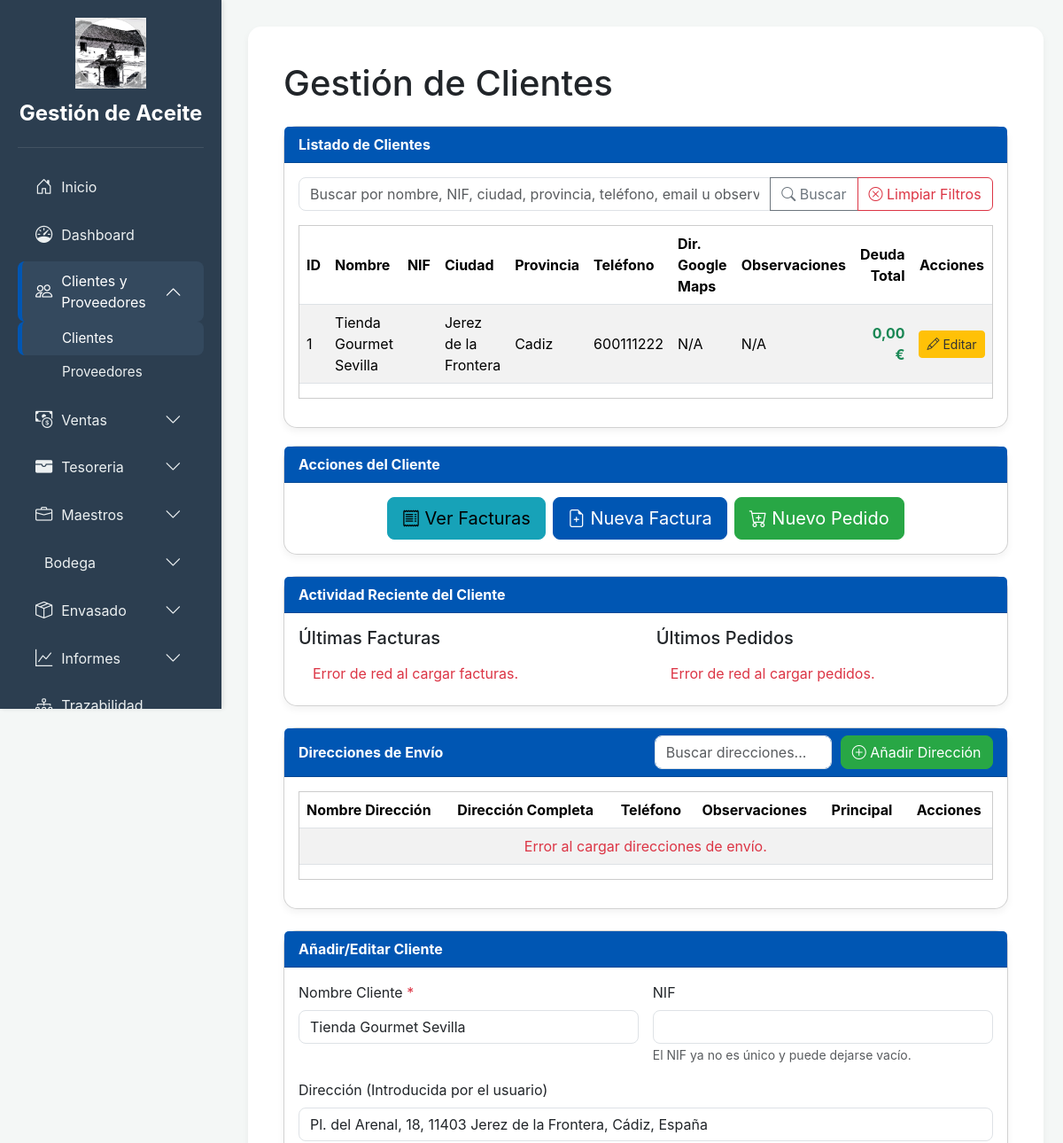
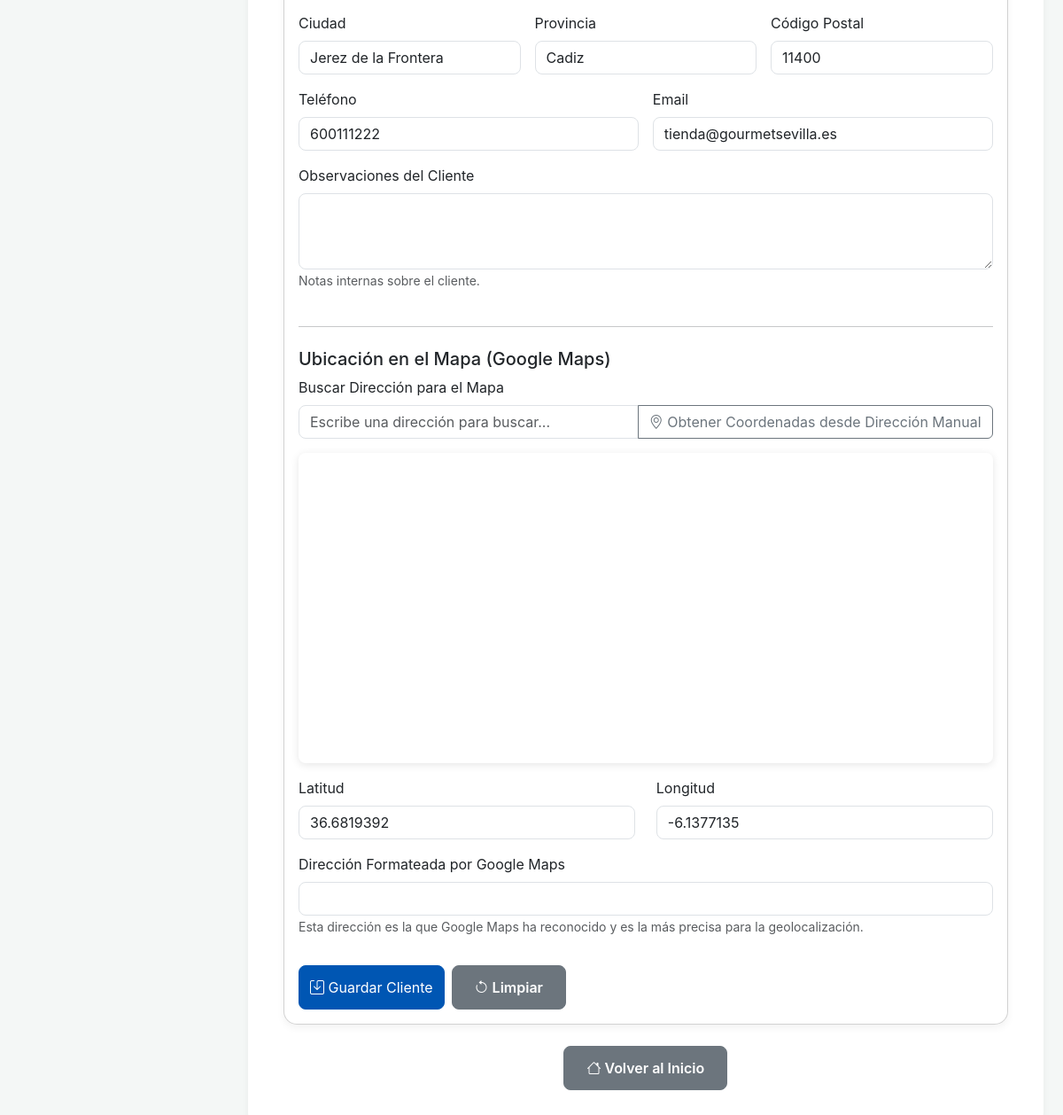
Page /app/clientes.php?id=1 (signed in) on the committed database (2 pictures, top to bottom).
### tables this page shows
CREATE TABLE `clientes` (
  `id_cliente` int(11) NOT NULL,
  `nombre_cliente` varchar(255) NOT NULL,
  `direccion` varchar(255) DEFAULT NULL,
  `ciudad` varchar(100) DEFAULT NULL,
  `provincia` varchar(100) DEFAULT NULL,
  `codigo_postal` varchar(10) DEFAULT NULL,
  `telefono` varchar(20) DEFAULT NULL,
  `email` varchar(100) DEFAULT NULL,
  `nif_cif` varchar(20) DEFAULT NULL,
  `nif` varchar(20) DEFAULT NULL,
  `latitud` decimal(10,8) DEFAULT NULL,
  `longitud` decimal(11,8) DEFAULT NULL,
  `direccion_google_maps` varchar(255) DEFAULT NULL,
  `observaciones` text DEFAULT NULL
);

### app/clientes.php (the view, shortened to what the rows shown need)
<?php
include 'auth_check.php';
$clientes = [];
$cliente_a_editar = null;
$id_cliente_param = null;
if (isset($_GET['id']) && is_numeric($_GET['id'])) {
    $id_cliente_param = $_GET['id'];
    try {
        $stmt_single_client = $pdo->prepare("SELECT * FROM clientes WHERE id_cliente = ?");
        $stmt_single_client->execute([$id_cliente_param]);
        $cliente_a_editar = $stmt_single_client->fetch(PDO::FETCH_ASSOC);
    } catch (PDOException $e) {
        $mensaje = "Error al cargar el cliente para edición: " . $e->getMessage();
        $tipo_mensaje = 'danger';
    }
}
$search_query = $_GET['search'] ?? '';
$sql = "
    SELECT
        c.*,
        COALESCE(SUM_FV.total_facturado_iva_incluido, 0) AS total_facturado_cliente,
        COALESCE(SUM_CF.total_cobrado, 0) AS total_cobrado_cliente
    FROM
        clientes c
    LEFT JOIN (
        SELECT id_cliente, SUM(total_factura_iva_incluido) AS total_facturado_iva_incluido
        FROM facturas_ventas
        GROUP BY id_cliente
    ) AS SUM_FV ON c.id_cliente = SUM_FV.id_cliente
    LEFT JOIN (
        SELECT fv.id_cliente, SUM(cf.cantidad_cobrada) AS total_cobrado
        FROM cobros_factura cf
        JOIN facturas_ventas fv ON cf.id_factura = fv.id_factura
        GROUP BY fv.id_cliente
    ) AS SUM_CF ON c.id_cliente = SUM_CF.id_cliente
";
$params = [];
$where_clauses = [];
if ($id_cliente_param) {
    $where_clauses[] = "c.id_cliente = ?";
    $params[] = $id_cliente_param;
}
if (!empty($where_clauses)) {
    $sql .= " WHERE " . implode(" AND ", $where_clauses);
}
$sql .= " GROUP BY c.id_cliente ORDER BY c.nombre_cliente ASC";
try {
    $stmt = $pdo->prepare($sql);
    $stmt->execute($params);
    $clientes = $stmt->fetchAll(PDO::FETCH_ASSOC);
} catch (PDOException $e) {
    $mensaje = "Error al cargar clientes: " . $e->getMessage();
    $tipo_mensaje = 'danger';
}
?>
<!DOCTYPE html>
<html lang="es">
<head>
    <link href="https://cdn.jsdelivr.net/npm/bootstrap@5.3.3/dist/css/bootstrap.min.css" rel="stylesheet">
    <link href="https://cdn.jsdelivr.net/npm/bootstrap-icons@1.11.3/font/bootstrap-icons.min.css" rel="stylesheet">
</head>
<body>
    <div class="main-content">
        <div class="container-fluid">
            <h1 class="mb-4">Gestión de Clientes</h1>
            <div class="card">
                <div class="card-body">
                    <div class="table-responsive">
                        <div style="max-height: 250px; overflow-y: auto; border: 1px solid #ccc; margin-bottom: 1em;">
                            <table class="table table-striped table-hover">
                                <thead>
                                    <tr>
                                        <th>ID</th>
                                        <th>Nombre</th>
                                        <th>NIF</th>
                                        <th>Ciudad</th>
                                        <th>Provincia</th>
                                        <th>Teléfono</th>
                                        <th>Dir. Google Maps</th>
                                        <th>Observaciones</th>
                                        <th class="text-end">Deuda Total</th>
                                        <th class="text-center">Acciones</th>
                                    </tr>
                                </thead>
                                <tbody id="clients_table_body">
                                    <?php if (empty($clientes)): ?>
                                        <tr>
                                            <td colspan="10" class="text-center">No hay clientes registrados o no se encontraron resultados.</td>
                                        </tr>
                                    <?php else: ?>
                                        <?php foreach ($clientes as $cliente):
                                            $deuda_class = (bccomp((string)$cliente['total_deuda_cliente'], "0", 2) > 0) ? 'text-danger' : 'text-success';
                                        ?>
                                            <tr>
                                                <td><?php echo htmlspecialchars($cliente['id_cliente']); ?></td>
                                                <td><?php echo htmlspecialchars($cliente['nombre_cliente']); ?></td>
                                                <td><?php echo htmlspecialchars($cliente['nif'] ?? 'N/A'); ?></td>
                                                <td><?php echo htmlspecialchars($cliente['ciudad'] ?? 'N/A'); ?></td>
                                                <td><?php echo htmlspecialchars($cliente['provincia'] ?? 'N/A'); ?></td>
                                                <td><?php echo htmlspecialchars($cliente['telefono'] ?? 'N/A'); ?></td>
                                                <td><?php echo htmlspecialchars($cliente['direccion_google_maps'] ?? 'N/A'); ?></td>
                                                <td><?php echo htmlspecialchars($cliente['observaciones'] ?? 'N/A'); ?></td>
                                                <td class="text-end <?php echo $deuda_class; ?>">
                                                    <strong><?php echo number_format($cliente['total_deuda_cliente'], 2, ',', '.'); ?> €</strong>
                                                </td>
                                                <td class="text-center actions-column">
                                                    <div class="d-flex gap-2 justify-content-center">
                                                        <button type="button" class="btn btn-warning btn-sm" onclick='editClient(<?php echo json_encode($cliente); ?>)' title="Editar Cliente">
                                                            <i class="bi bi-pencil"></i> Editar
                                                        </button>
                                                    </div>
                                                </td>
                                            </tr>
                                        <?php endforeach; ?>
                                    <?php endif; ?>
                                </tbody>
                            </table>
                        </div>
                    </div>
                </div>
            </div>
            <div class="card mb-4" id="client_shipping_addresses_card" style="display:none;">
                <div class="card-body">
                    <div class="table-responsive">
                        <div style="max-height: 250px; overflow-y: auto; border: 1px solid #ccc; margin-bottom: 1em;">
                            <table class="table table-striped table-hover">
                                <thead>
                                    <tr>
                                        <th>Nombre Dirección</th>
                                        <th>Dirección Completa</th>
                                        <th>Teléfono</th>
                                        <th>Observaciones</th>
                                        <th>Principal</th>
                                        <th class="text-center">Acciones</th>
                                    </tr>
                                </thead>
                            </table>
                        </div>
                    </div>
                </div>
            </div>
            <div class="card mb-4">
                <div class="card-body">
                    <form action="clientes.php" method="POST">
                        <div class="row g-3">
                            <div class="col-md-6">
                                <label for="nombre_cliente" class="form-label">Nombre Cliente <span class="text-danger">*</span></label>
                                <input type="text" class="form-control" id="nombre_cliente" name="nombre_cliente" value="<?php echo htmlspecialchars($cliente_a_editar['nombre_cliente'] ?? ''); ?>" required>
                            </div>
                            <div class="col-md-12">
                                <label for="direccion" class="form-label">Dirección (Introducida por el usuario)</label>
                                <input type="text" class="form-control" id="direccion" name="direccion" value="<?php echo htmlspecialchars($cliente_a_editar['direccion'] ?? ''); ?>">
                            </div>
                            <div class="col-md-4">
                                <label for="ciudad" class="form-label">Ciudad</label>
                                <input type="text" class="form-control" id="ciudad" name="ciudad" value="<?php echo htmlspecialchars($cliente_a_editar['ciudad'] ?? ''); ?>">
                            </div>
                            <div class="col-md-4">
                                <label for="provincia" class="form-label">Provincia</label>
                                <input type="text" class="form-control" id="provincia" name="provincia" value="<?php echo htmlspecialchars($cliente_a_editar['provincia'] ?? ''); ?>">
                            </div>
                            <div class="col-md-4">
                                <label for="codigo_postal" class="form-label">Código Postal</label>
                                <input type="text" class="form-control" id="codigo_postal" name="codigo_postal" value="<?php echo htmlspecialchars($cliente_a_editar['codigo_postal'] ?? ''); ?>">
                            </div>
                            <div class="col-md-6">
                                <label for="telefono" class="form-label">Teléfono</label>
                                <input type="text" class="form-control" id="telefono" name="telefono" value="<?php echo htmlspecialchars($cliente_a_editar['telefono'] ?? ''); ?>">
                            </div>
                            <div class="col-md-6">
                                <label for="email" class="form-label">Email</label>
                                <input type="email" class="form-control" id="email" name="email" value="<?php echo htmlspecialchars($cliente_a_editar['email'] ?? ''); ?>">
                            </div>
                            <div class="col-12">
                                <div class="row mb-3 mt-3">
                                    <div class="col-md-6">
                                        <label for="latitud" class="form-label">Latitud</label>
                                        <input type="text" class="form-control" id="latitud" name="latitud" value="<?php echo htmlspecialchars($cliente_a_editar['latitud'] ?? ''); ?>" readonly>
                                    </div>
                                    <div class="col-md-6">
                                        <label for="longitud" class="form-label">Longitud</label>
                                        <input type="text" class="form-control" id="longitud" name="longitud" value="<?php echo htmlspecialchars($cliente_a_editar['longitud'] ?? ''); ?>" readonly>
                                    </div>
                                </div>
                            </div>
                        </div>
                    </form>
                </div>
            </div>
        </div>
    </div>
</body>
</html>

### rows in the picture
clientes: id_cliente "1", nombre_cliente "Tienda Gourmet Sevilla", ciudad "Jerez de la Frontera", provincia "Cadiz", telefono "600111222", direccion_google_maps "N/A", observaciones "N/A", total_deuda_cliente "0,00", direccion "Pl. del Arenal, 18, 11403 Jerez de la Frontera, Cádiz, España", codigo_postal "11400", email "tienda@gourmetsevilla.es", latitud "36.6819392", longitud "-6.1377135"

### other values in the picture
$item['name'] "Clientes y Proveedores"
$sub_link['text'] "Clientes"
$sub_link['text'] "Proveedores"
$item['name'] "Ventas"
$item['name'] "Tesoreria"
$item['name'] "Maestros"
$item['name'] "Bodega"
$item['name'] "Envasado"
$item['name'] "Informes"
